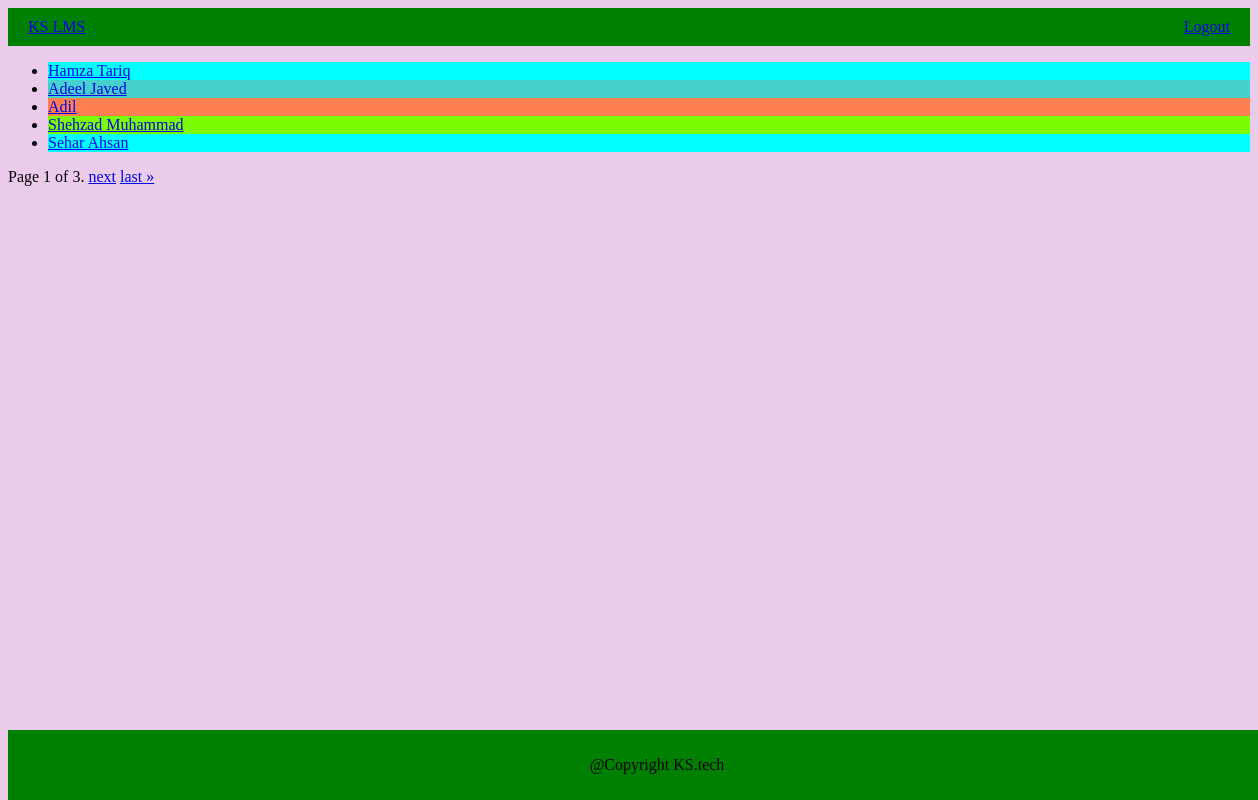
Screenshot of /s/ (signed in) with the database file from the repository.
### student/models.py (models this page shows, shortened)
class Student(models.Model):
    name = models.CharField(max_length=191)
    student_id = models.CharField(max_length=10)
    email = models.EmailField(max_length=254)

### student/views.py (the view)
# urls.py: path("", views.IndexView.as_view(), name="index"),
def index(request):
    if request.user.is_authenticated:
        students = Student.objects.all()
        paginator = Paginator(students, 5)  # Show 25 contacts per page.
        page_number = request.GET.get("page")
        page_obj = paginator.get_page(page_number)
        num_visits = request.session.get('num_visits', 0)
        request.session['num_visits'] = num_visits + 1
        return render(request, "student/student_list.html", {
            "object_list": students,
            "session": request.session,
            "page_obj": page_obj,
        })
    return redirect(reverse('student:login'))

### student/templates/student/student_list.html (shortened to what this page needs)
{% extends "base.html" %}
{% load static %}
{% block links_block %}
    <link rel="stylesheet" href={% static "student/style.css" %}>
{% endblock links_block %}
{% block body_block %}
{% include "student/partials/header.html" %}
    <main>
        <ul>
        {% for object in page_obj %}
            <li class="{% cycle 'one' 'two' 'three' 'four' %}">
                <a href={% url "student:detail" object.id %}>
                    {{ object.name|title }}
            </li>
        {% endfor %}
        </ul>
        <div class="pagination">
            <span class="step-links">
                <span class="current">
                    Page {{ page_obj.number }} of {{ page_obj.paginator.num_pages }}.
                </span>
                {% if page_obj.has_next %}
                    <a href="?page={{ page_obj.next_page_number }}">next</a>
                    <a href="?page={{ page_obj.paginator.num_pages }}">last &raquo;</a>
                {% endif %}
            </span>
        </div>
    </main>
    <footer>
        <nav>
            <p>@Copyright KS.tech</p>
        </nav>
    </footer>
{% endblock body_block %}

### student/static/student/style.css (style rules this page uses)
body { background-color: rgb(234, 204, 234); }
header, footer { padding: 10px 20px; background-color: green; }
footer { position: absolute; bottom: 0; width: 100%; text-align: center; }
.one { background-color: aqua; }
.two { background-color:mediumturquoise; }
.three { background-color:coral; }
.four { background-color:lawngreen; }

### rows the page displays
Student: name "Hamza Tariq"
Student: name "Adeel Javed"
Student: name "Adil"
Student: name "Shehzad Muhammad"
Student: name "Sehar Ahsan"

### other values shown
{{ page_obj.number }} "1"
{{ page_obj.paginator.num_pages }} "3"
